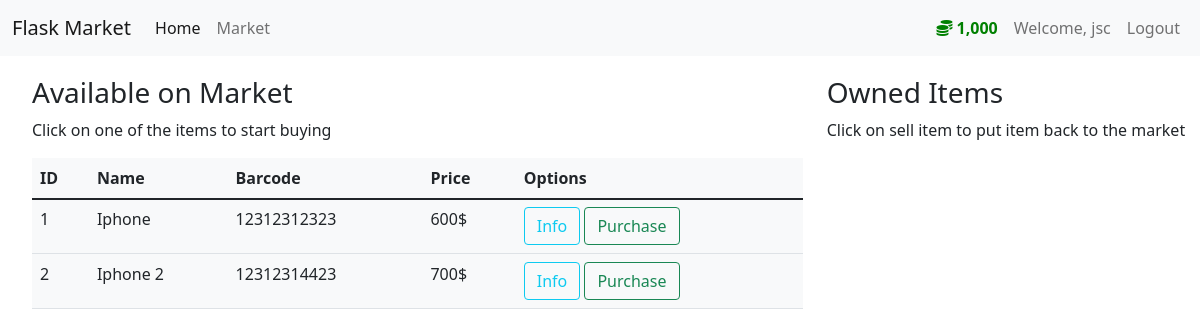
The page /market (signed in) on the database as committed earlier.
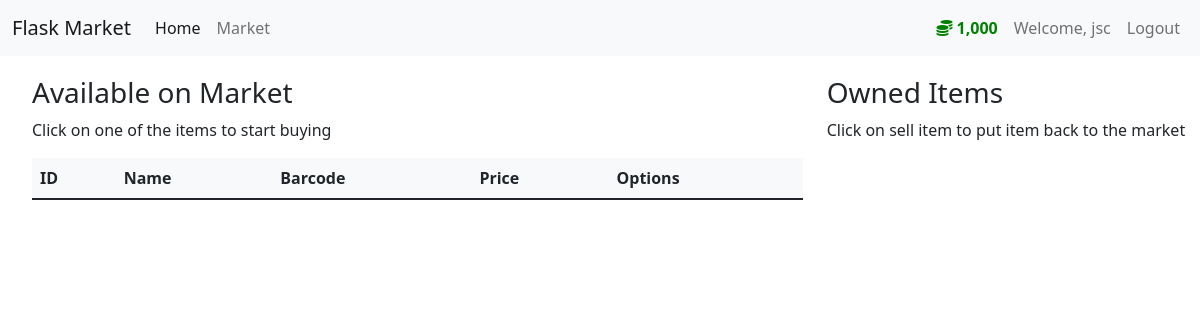
The same page on the database as committed later.
### market/models.py (models this page shows, shortened)
class User(db.Model, UserMixin):
    id = db.Column(db.Integer(), primary_key=True)
    username = db.Column(db.String(length=30), nullable=False, unique=True)
    email_address = db.Column(db.String(length=50), nullable=False, unique=True)
    password_hash = db.Column(db.String(length=60), nullable=False)
    budget = db.Column(db.Integer(), nullable=False, default=1000)
    items = db.relationship('Item', backref='owned_user', lazy=True)
    @property
    def prettier_budget(self):
        if len(str(self.budget)) >= 4:
            return "{:,}".format(self.budget)
        else:
            return f'{self.budget}$'
    @property
    def password(self):
        return self.password

class Item(db.Model):
    id = db.Column(db.Integer(), primary_key=True)
    name = db.Column(db.String(length=30), nullable=False, unique=True)
    price = db.Column(db.Integer(), nullable=False)
    barcode = db.Column(db.String(length=12), nullable=False, unique=True)
    description = db.Column(db.String(length=1024), nullable=False, unique=True)
    owner = db.Column(db.Integer(), db.ForeignKey('user.id'))

### market/routes.py (the view, shortened to what this page needs)
@app.route('/market', methods=['GET', 'POST'])
@login_required
def market_page():
    purchase_form = PurchaseItemForm()
    selling_form = SellItemForm()
    if request.method == "GET":
        items = Item.query.filter_by(owner=None)
        owned_items = Item.query.filter_by(owner=current_user.id)
        return render_template('market.html',
                               items=items,
                               purchase_form=purchase_form,
                               owned_items=owned_items,
                               selling_form=selling_form
                               )

### market/models.py (called while the page is built)
@login_manager.user_loader
def load_user(user_id):
    return User.query.get(int(user_id))

### market/templates/market.html (shortened to what this page needs)
{% extends 'base.html' %}
{% block content %}
<div class="row" style="margin-top:20px; margin-left:20px;">
    <div class="col-8">
        <h3>Available on Market</h3>
        <p>Click on one of the items to start buying</p>
        <table class="table bg-light">
            <thead>
            <tr>
                <th scope="col">ID</th>
                <th scope="col">Name</th>
                <th scope="col">Barcode</th>
                <th scope="col">Price</th>
                <th scope="col">Options</th>
            </tr>
            </thead>
            <tbody>
            <tr>
                {% for item in items %}
            <tr>
                <td>{{ item.id }}</td>
                <td>{{ item.name }}</td>
                <td>{{ item.barcode }}</td>
                <td>{{ item.price }}$</td>
                <td>
                    <button class="btn btn-outline-info" data-bs-toggle="modal" data-bs-target="#exampleModal-{{ item.id }}">Info</button>
                    <button class="btn btn-outline-success" data-bs-toggle="modal" data-bs-target="#examplePurchase-{{ item.id }}">Purchase</button>
                </td>
            </tr>
            {% endfor %}
            </tbody>
        </table>
    </div>
    <div class="col-4">
      <h3>Owned Items</h3>
      <p>Click on sell item to put item back to the market</p>
    </div>
</div>
{% endblock %}

### market/templates/base.html (shortened to what this page needs)
<!doctype html>
<html lang="en">
  <head>
    <link href="https://cdn.jsdelivr.net/npm/bootstrap@5.1.1/dist/css/bootstrap.min.css" rel="stylesheet">
    <link rel="stylesheet" href="https://cdnjs.cloudflare.com/ajax/libs/font-awesome/5.15.4/css/all.min.css">
  </head>
  <body>
    <nav class="navbar navbar-expand-lg navbar-light bg-light">
      <div class="container-fluid">
        <a class="navbar-brand" href="/home">Flask Market</a>
        <div class="collapse navbar-collapse" id="navbarSupportedContent">
          <ul class="navbar-nav me-auto mb-2 mb-lg-0">
            <li class="nav-item">
              <a class="nav-link active" aria-current="page" href="{{ url_for('home_page') }}">Home</a>
            </li>
            <li class="nav-item">
              <a class="nav-link" href="{{ url_for('market_page') }}">Market</a>
            </li>
          </ul>
          {% if current_user.is_authenticated %}
            <ul class="navbar-nav">
              <li class="nav-item">
                <a class="nav-link" style="color: green; font-weight: bold;">
                  <i class="fas fa-coins"></i>
                  {{ current_user.prettier_budget }}
                </a>
              </li>
              <li class="nav-item">
                <a class="nav-link">Welcome, {{ current_user.username }}</a>
              </li>
              <li class="nav-item">
                <a class="nav-link" href="{{ url_for('logout_page') }}">Logout</a>
              </li>
            </ul>
          {% endif %}
        </div>
      </div>
    </nav>
    {% block content %}
    {% endblock %}
  </body>
</html>

Rows that differ between the two databases and show on the page:
no longer on this page (row edited): Item: id "1", name "Iphone", barcode "12312312323", price "600"
no longer on this page (row edited): Item: id "2", name "Iphone 2", barcode "12312314423", price "700"
